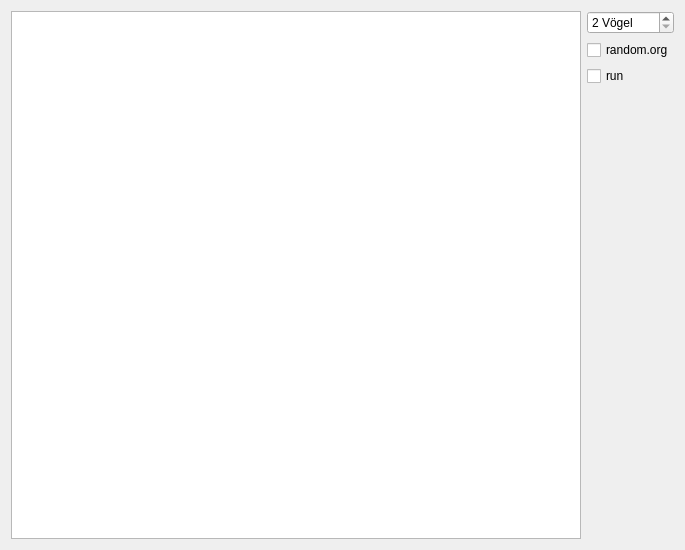
<?xml version="1.0" encoding="UTF-8"?>
<ui version="4.0">
 <class>MainWindow</class>
 <widget class="QMainWindow" name="MainWindow">
  <property name="geometry">
   <rect>
    <x>0</x>
    <y>0</y>
    <width>685</width>
    <height>550</height>
   </rect>
  </property>
  <property name="windowTitle">
   <string>MainWindow</string>
  </property>
  <widget class="QWidget" name="centralWidget">
   <property name="styleSheet">
    <string notr="true"/>
   </property>
   <layout class="QHBoxLayout" name="horizontalLayout">
    <item>
     <widget class="QGraphicsView" name="graphicsView"/>
    </item>
    <item>
     <layout class="QVBoxLayout" name="controlsWidget">
      <property name="spacing">
       <number>6</number>
      </property>
      <item>
       <widget class="QSpinBox" name="birdCountSpinBox">
        <property name="suffix">
         <string extracomment="number of birds to show"> Vögel</string>
        </property>
        <property name="minimum">
         <number>2</number>
        </property>
       </widget>
      </item>
      <item>
       <widget class="QCheckBox" name="randomDotOrgSourceCheckBox">
        <property name="text">
         <string>random.org</string>
        </property>
       </widget>
      </item>
      <item>
       <widget class="QCheckBox" name="runBox">
        <property name="text">
         <string>run</string>
        </property>
       </widget>
      </item>
      <item>
       <spacer name="verticalSpacer">
        <property name="orientation">
         <enum>Qt::Vertical</enum>
        </property>
        <property name="sizeHint" stdset="0">
         <size>
          <width>20</width>
          <height>40</height>
         </size>
        </property>
       </spacer>
      </item>
     </layout>
    </item>
   </layout>
  </widget>
 </widget>
 <layoutdefault spacing="6" margin="11"/>
 <resources/>
 <connections>
  <connection>
   <sender>birdCountSpinBox</sender>
   <signal>valueChanged(int)</signal>
   <receiver>MainWindow</receiver>
   <slot>birdCountUpdate(int)</slot>
   <hints>
    <hint type="sourcelabel">
     <x>614</x>
     <y>24</y>
    </hint>
    <hint type="destinationlabel">
     <x>568</x>
     <y>-22</y>
    </hint>
   </hints>
  </connection>
 </connections>
 <slots>
  <slot>birdCountUpdate(int)</slot>
  <slot>birdDown()</slot>
 </slots>
</ui>
